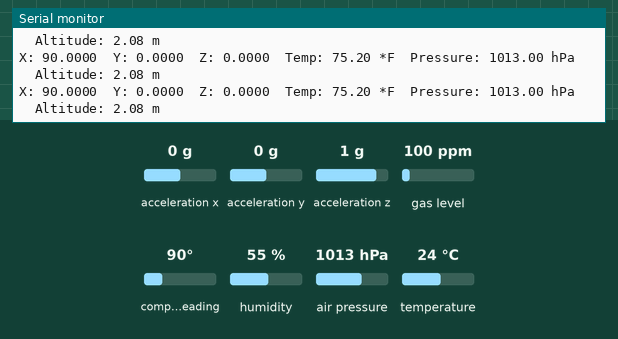
Simulated run of this sketch. Board: Arduino Uno, built with avr-gcc and run on an emulated ATmega328P. On the bench: the last lines printed to the serial monitor. The inputs (shaded band) are chosen by the test bench; at power-on: acceleration x 0 g, acceleration y 0 g, acceleration z 1 g, compass heading 90°, gas level 100 ppm, humidity 55 %, air pressure 1013 hPa, temperature 24 °C.

Above: at 2.2 s.
2.3 s: acceleration x set to -1.4 g
At 2.79 s:
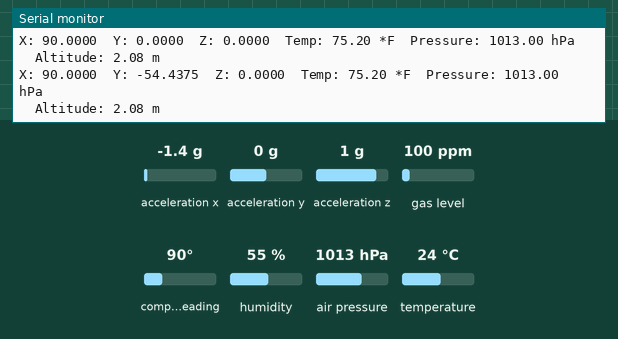
3.8 s: acceleration y set to -1.4 g
At 4.19 s:
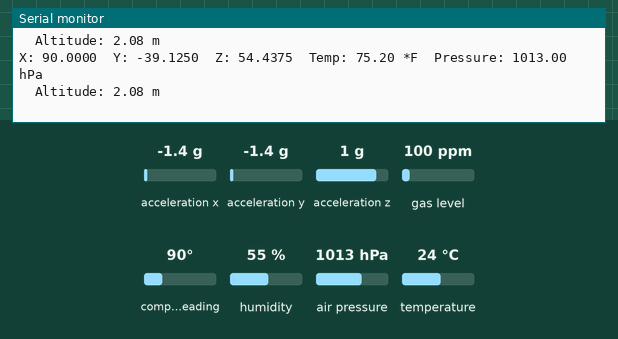
6.8 s: acceleration z set to -1.4 g
At 7.3 s:
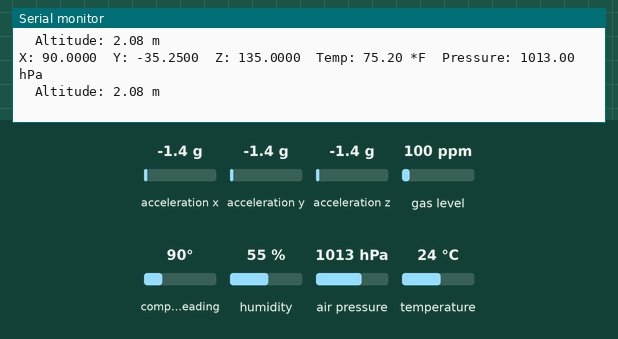
8.3 s: acceleration x set to 0 g
At 8.72 s:
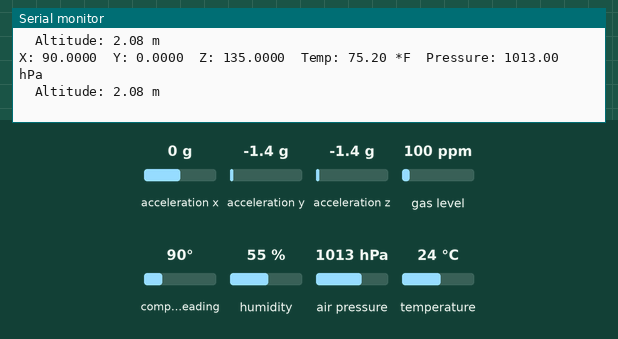
11.3 s: compass heading set to 7°
At 11.81 s:
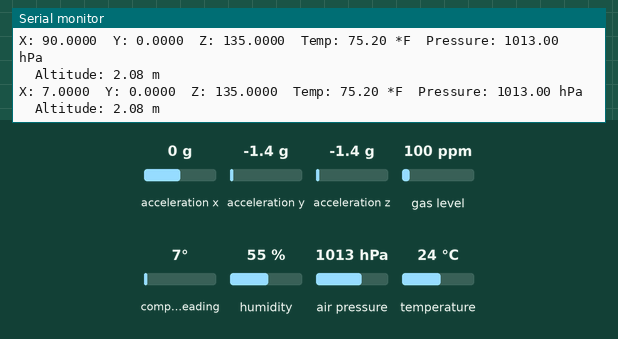
12.8 s: acceleration z set to 0 g
At 13.21 s:
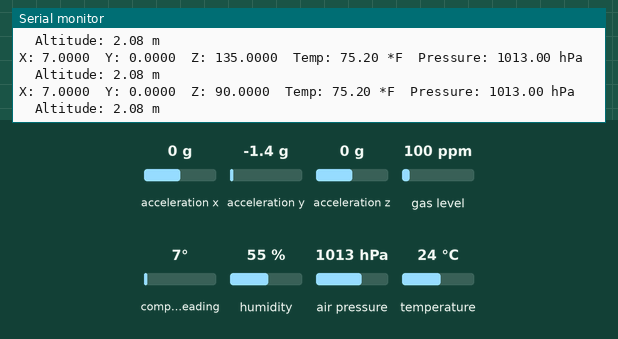
Timing chart, 0 to 15.8 s (numbered marks = the images above; inputs shaded):
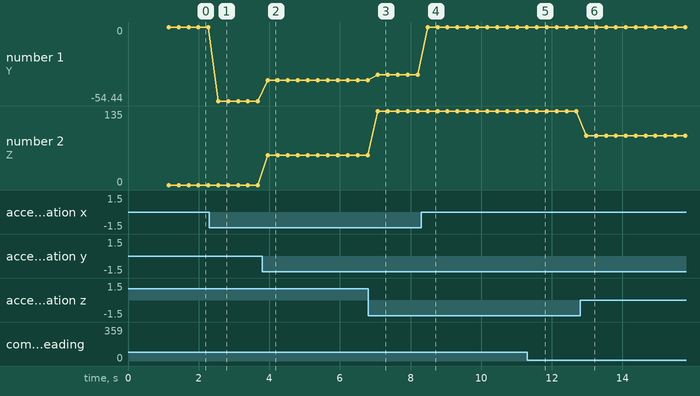

The sketch:

BNO055.ino
```cpp
#include <Wire.h>
#include <Adafruit_Sensor.h>
#include <Adafruit_BNO055.h>
#include <utility/imumaths.h>
#include "Adafruit_BMP3XX.h"

#define SEALEVELPRESSURE_HPA (1013.25)

Adafruit_BNO055 bno = Adafruit_BNO055(55);
Adafruit_BMP3XX bmp;

void setup(void)
{
  Serial.begin(9600);
  Serial.println("Orientation Sensor Test"); Serial.println("");

  /* Initialise the sensor */
  if(!bno.begin())
  {
    /* There was a problem detecting the BNO055 ... check your connections */
    Serial.print("Ooops, no BNO055 detected ... Check your wiring or I2C ADDR!");
    while(1);
  }

  if (!bmp.begin_I2C()) {   // hardware I2C mode, can pass in address & alt Wire
  //if (! bmp.begin_SPI(BMP_CS)) {  // hardware SPI mode
  //if (! bmp.begin_SPI(BMP_CS, BMP_SCK, BMP_MISO, BMP_MOSI)) {  // software SPI mode
    Serial.println("Could not find a valid BMP3 sensor, check wiring!");
    while (1);
  }

  delay(1000);

  bno.setExtCrystalUse(true);

  bmp.setTemperatureOversampling(BMP3_OVERSAMPLING_8X);
  bmp.setPressureOversampling(BMP3_OVERSAMPLING_4X);
  bmp.setIIRFilterCoeff(BMP3_IIR_FILTER_COEFF_3);
  bmp.setOutputDataRate(BMP3_ODR_50_HZ);
}

void loop(void)
{
  /* Get a new sensor event */
  sensors_event_t event;
  bno.getEvent(&event);

  /* Display the floating point data */

  if (! bmp.performReading()) {
    Serial.println("Failed to perform reading :(");
    return;
  }

  Serial.print("X: ");
  Serial.print(event.orientation.x, 4);
  Serial.print("\tY: ");
  Serial.print(event.orientation.y, 4);
  Serial.print("\tZ: ");
  Serial.print(event.orientation.z, 4);
  Serial.print("\tTemp: ");
  Serial.print((bmp.temperature * 9/5)+32);
  Serial.print(" *F");
  Serial.print("\tPressure: ");
  Serial.print(bmp.pressure / 100.0);
  Serial.println(" hPa");
  Serial.print("\tAltitude: ");
  Serial.print(bmp.readAltitude(SEALEVELPRESSURE_HPA));
  Serial.print(" m");

  Serial.println();

  delay(100);
}
```

Measured:
- after the input at 2.3 s, the serial monitor: prints a new line after 0.25 s (image 1)
- after the input at 3.8 s, the serial monitor: prints a new line after 0.16 s (image 2)
- after the input at 6.8 s, the serial monitor: prints a new line after 0.27 s (image 3)
- after the input at 8.3 s, the serial monitor: prints a new line after 0.18 s (image 4)
- after the input at 11.3 s, the serial monitor: prints a new line after 0.28 s (image 5)
- after the input at 12.8 s, the serial monitor: prints a new line after 0.18 s (image 6)
- plotted number 1: 0 → -54.44 after the input at 2.3 s, -54.44 → -39.12 after the input at 3.8 s, -39.12 → -35.25 after the input at 6.8 s, -35.25 → 0 after the input at 8.3 s
- plotted number 2: 0 → 54.44 after the input at 3.8 s, 54.44 → 135 after the input at 6.8 s
